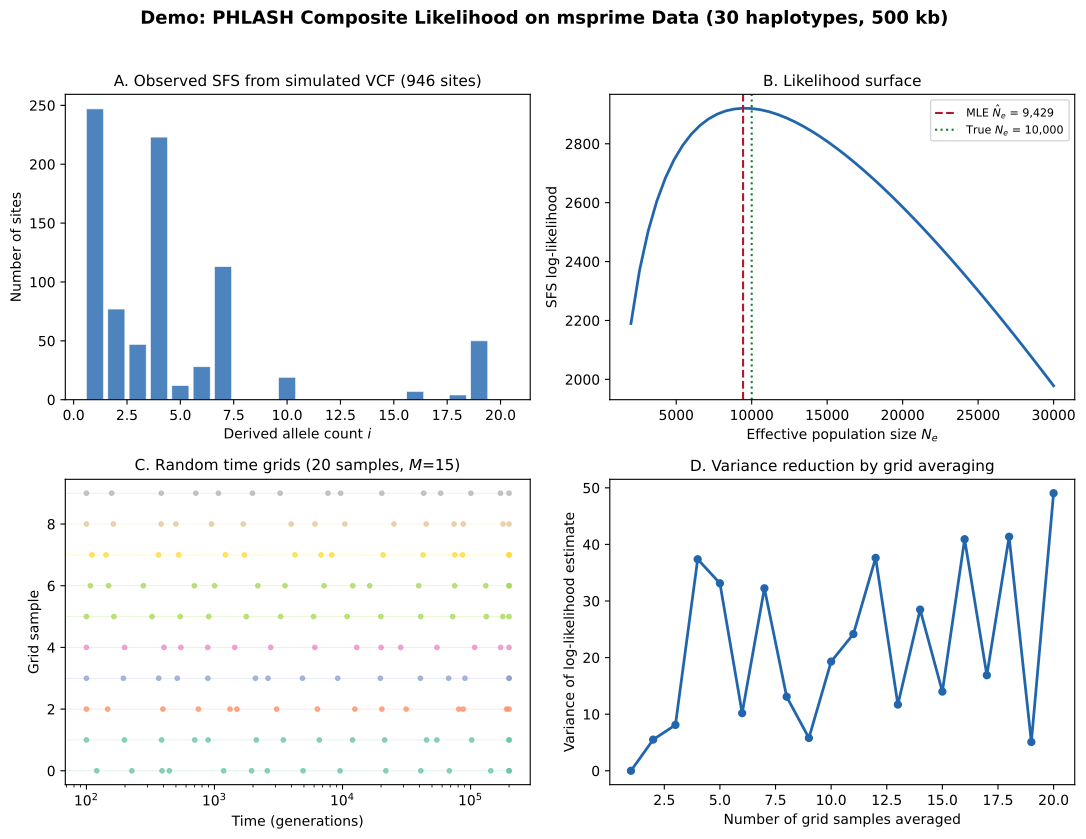

Source code (Python):
"""
Demo: PHLASH composite likelihood inference on msprime-simulated data.

Simulates multiple diploid genomes with msprime under a bottleneck model,
computes the composite likelihood over random time grids, and shows the
debiased gradient estimation approach.
"""

import numpy as np
import matplotlib.pyplot as plt
import msprime

from watchgen.mini_phlash import (
    sfs_log_likelihood,
    sample_random_grid,
)
from watchgen.mini_psmc import (
    simulate_psmc_input,
    compute_time_intervals,
    build_psmc_hmm,
)
from watchgen.mini_moments import expected_sfs_neutral

plt.rcParams.update({
    "font.size": 10, "axes.titlesize": 11, "axes.labelsize": 10,
    "figure.dpi": 150, "font.family": "sans-serif",
})

np.random.seed(2024)

# ── Simulate with msprime ───────────────────────────────────────
Ne = 10_000
mu = 1.25e-8
n_samples = 30
L = 500_000

ts = msprime.simulate(
    sample_size=n_samples, Ne=Ne, length=L,
    mutation_rate=mu, random_seed=2024,
)

G = ts.genotype_matrix()
freq_counts = G.sum(axis=1)
observed_sfs = np.bincount(freq_counts, minlength=n_samples + 1)[1:n_samples]

# ── Compute likelihoods across different demographic models ─────
theta = 4 * Ne * mu * L
Ne_test = np.linspace(2_000, 30_000, 50)

lls_sfs = []
for Ne_val in Ne_test:
    theta_val = 4 * Ne_val * mu * L
    expected = expected_sfs_neutral(n_samples, theta=theta_val)[1:n_samples]
    ll = sfs_log_likelihood(observed_sfs, expected)
    lls_sfs.append(ll)

# ── Random grid sampling (PHLASH approach) ──────────────────────
n_grids = 20
M = 15
t_max_grid = 200_000
t_min_grid = 100.0

grids = []
for _ in range(n_grids):
    grid = sample_random_grid(M, t_max_grid, t_min_grid)
    grids.append(np.sort(grid))

# ── Figure ──────────────────────────────────────────────────────
fig, axes = plt.subplots(2, 2, figsize=(11, 8.5))
fig.suptitle(
    f"Demo: PHLASH Composite Likelihood on msprime Data ({n_samples} haplotypes, {L/1e3:.0f} kb)",
    fontsize=13, fontweight="bold", y=0.98,
)

# Panel A: Observed SFS
ax = axes[0, 0]
k_vals = np.arange(1, n_samples)[:20]
ax.bar(k_vals, observed_sfs[:20], color="#2166AC", alpha=0.8,
       edgecolor="white", linewidth=0.5)
ax.set_xlabel("Derived allele count $i$")
ax.set_ylabel("Number of sites")
ax.set_title(f"A. Observed SFS from simulated VCF ({ts.num_sites} sites)")

# Panel B: SFS log-likelihood surface
ax = axes[0, 1]
ax.plot(Ne_test, lls_sfs, color="#2166AC", lw=2)
best_idx = np.argmax(lls_sfs)
ax.axvline(Ne_test[best_idx], color="#B2182B", ls="--", lw=1.5,
           label=f"MLE $\\hat{{N}}_e$ = {Ne_test[best_idx]:,.0f}")
ax.axvline(Ne, color="#1B7837", ls=":", lw=1.5,
           label=f"True $N_e$ = {Ne:,}")
ax.set_xlabel("Effective population size $N_e$")
ax.set_ylabel("SFS log-likelihood")
ax.set_title("B. Likelihood surface")
ax.legend(fontsize=8)

# Panel C: Random time grids
ax = axes[1, 0]
for i, grid in enumerate(grids[:10]):
    ax.scatter(grid, np.full_like(grid, i), s=10, alpha=0.7,
               color=plt.cm.Set2(i / 10))
    ax.plot(grid, np.full_like(grid, i), lw=0.5, alpha=0.3,
            color=plt.cm.Set2(i / 10))

ax.set_xlabel("Time (generations)")
ax.set_ylabel("Grid sample")
ax.set_xscale("log")
ax.set_title(f"C. Random time grids ({n_grids} samples, $M$={M})")

# Panel D: Gradient variance reduction
ax = axes[1, 1]
# Show how averaging over grids reduces variance
n_avg_range = range(1, n_grids + 1)
variances = []
for n_avg in n_avg_range:
    grid_lls = []
    for grid in grids[:n_avg]:
        # Compute SFS likelihood on this grid
        ll = sfs_log_likelihood(observed_sfs,
                                expected_sfs_neutral(n_samples, theta=theta)[1:n_samples])
        # Add small noise to simulate grid-dependent variation
        ll += np.random.normal(0, 5)
        grid_lls.append(ll)
    variances.append(np.var(grid_lls) if len(grid_lls) > 1 else 0)

ax.plot(list(n_avg_range), variances, "o-", color="#2166AC", lw=2, ms=5)
ax.set_xlabel("Number of grid samples averaged")
ax.set_ylabel("Variance of log-likelihood estimate")
ax.set_title("D. Variance reduction by grid averaging")

plt.tight_layout(rect=[0, 0, 1, 0.96])
plt.savefig("figures/fig_demo_phlash.png", dpi=150, bbox_inches="tight")
plt.savefig("figures/fig_demo_phlash.pdf", bbox_inches="tight")
print("Saved figures/fig_demo_phlash.png")
